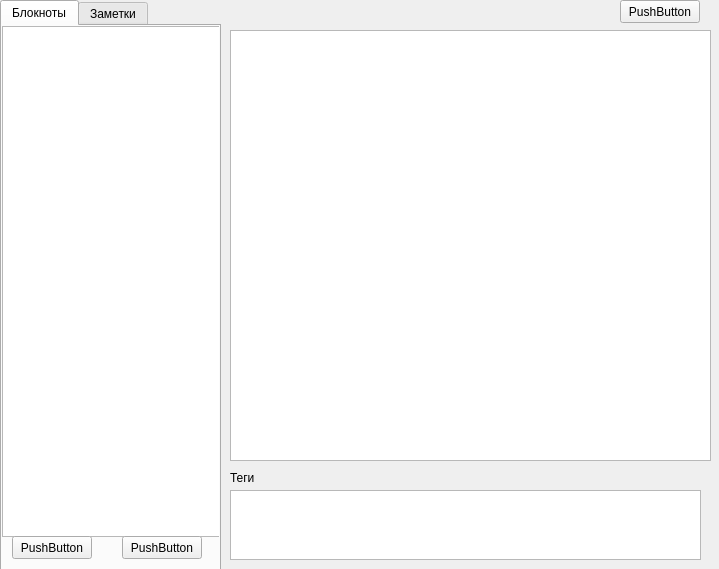
<?xml version="1.0" encoding="UTF-8"?>
<ui version="4.0">
 <class>Form</class>
 <widget class="QWidget" name="Form">
  <property name="geometry">
   <rect>
    <x>0</x>
    <y>0</y>
    <width>719</width>
    <height>569</height>
   </rect>
  </property>
  <property name="windowTitle">
   <string>Form</string>
  </property>
  <widget class="QTabWidget" name="tabWidget">
   <property name="geometry">
    <rect>
     <x>0</x>
     <y>0</y>
     <width>221</width>
     <height>571</height>
    </rect>
   </property>
   <property name="currentIndex">
    <number>0</number>
   </property>
   <widget class="QWidget" name="tab">
    <attribute name="title">
     <string>Блокноты</string>
    </attribute>
    <widget class="QListWidget" name="listWidget">
     <property name="geometry">
      <rect>
       <x>0</x>
       <y>0</y>
       <width>221</width>
       <height>511</height>
      </rect>
     </property>
    </widget>
    <widget class="QPushButton" name="pushButton">
     <property name="geometry">
      <rect>
       <x>10</x>
       <y>510</y>
       <width>80</width>
       <height>23</height>
      </rect>
     </property>
     <property name="text">
      <string>PushButton</string>
     </property>
    </widget>
    <widget class="QPushButton" name="pushButton_2">
     <property name="geometry">
      <rect>
       <x>120</x>
       <y>510</y>
       <width>80</width>
       <height>23</height>
      </rect>
     </property>
     <property name="text">
      <string>PushButton</string>
     </property>
    </widget>
   </widget>
   <widget class="QWidget" name="tab_2">
    <attribute name="title">
     <string>Заметки</string>
    </attribute>
    <widget class="QListWidget" name="listWidget_2">
     <property name="geometry">
      <rect>
       <x>0</x>
       <y>0</y>
       <width>221</width>
       <height>511</height>
      </rect>
     </property>
    </widget>
    <widget class="QPushButton" name="pushButton_3">
     <property name="geometry">
      <rect>
       <x>10</x>
       <y>510</y>
       <width>80</width>
       <height>23</height>
      </rect>
     </property>
     <property name="text">
      <string>PushButton</string>
     </property>
    </widget>
    <widget class="QPushButton" name="pushButton_4">
     <property name="geometry">
      <rect>
       <x>120</x>
       <y>510</y>
       <width>80</width>
       <height>23</height>
      </rect>
     </property>
     <property name="text">
      <string>PushButton</string>
     </property>
    </widget>
   </widget>
  </widget>
  <widget class="QPushButton" name="pushButton_5">
   <property name="geometry">
    <rect>
     <x>620</x>
     <y>0</y>
     <width>80</width>
     <height>23</height>
    </rect>
   </property>
   <property name="text">
    <string>PushButton</string>
   </property>
  </widget>
  <widget class="QTextEdit" name="textEdit">
   <property name="geometry">
    <rect>
     <x>230</x>
     <y>30</y>
     <width>481</width>
     <height>431</height>
    </rect>
   </property>
  </widget>
  <widget class="QLabel" name="label">
   <property name="geometry">
    <rect>
     <x>230</x>
     <y>470</y>
     <width>57</width>
     <height>15</height>
    </rect>
   </property>
   <property name="text">
    <string>Теги</string>
   </property>
  </widget>
  <widget class="QTextEdit" name="textEdit_2">
   <property name="geometry">
    <rect>
     <x>230</x>
     <y>490</y>
     <width>471</width>
     <height>70</height>
    </rect>
   </property>
  </widget>
 </widget>
 <resources/>
 <connections/>
</ui>
